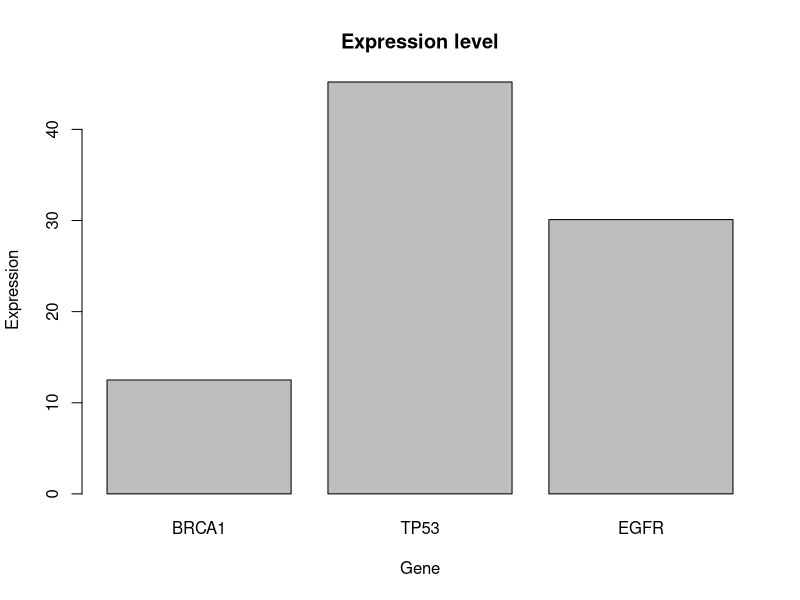

The R script that drew this image:
genes <- c("BRCA1", "TP53", "EGFR")
expression <- c(12.5, 45.2, 30.1)
condition <- c("Control", "Treatment", "Treatment")
exp_data <- data.frame(Genes=genes, Expression=expression, Condition=condition)
str(exp_data)
png("~/bioinformatics_hw/r_task/expression_plot.png")
barplot(exp_data$Expression, names.arg=exp_data$Genes, main='Expression level', xlab = "Gene", ylab = "Expression")
dev.off()
